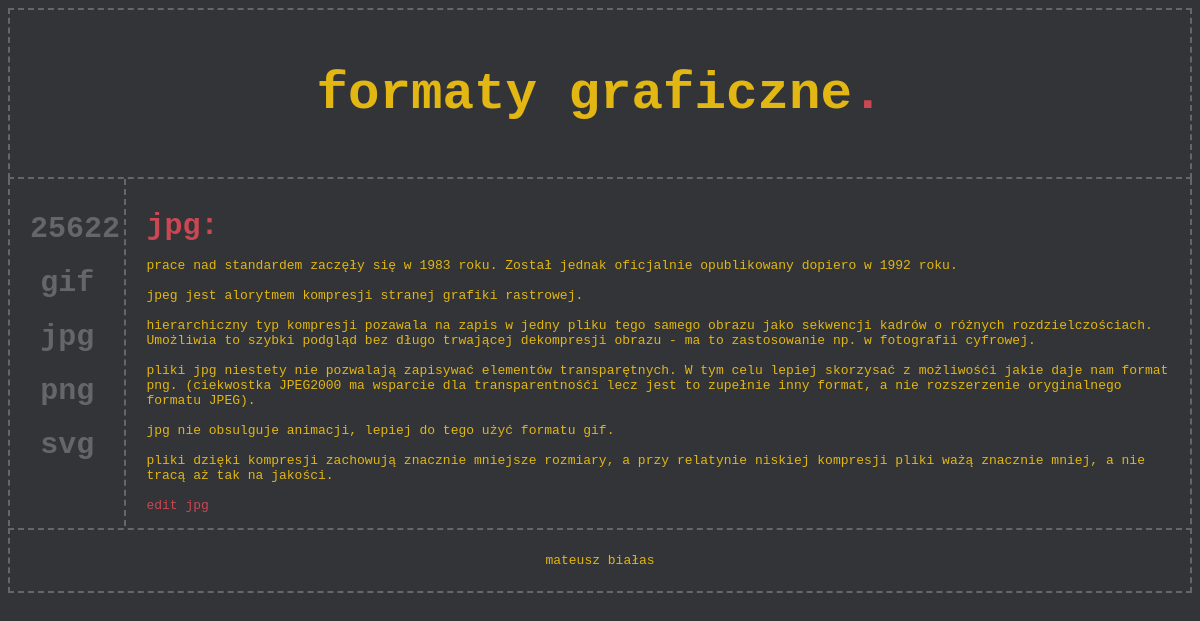
Screenshot of /format.php?id=jpg with the database file from the repository.
### tables this page shows
CREATE TABLE `formaty` (
  `nazwa` text NOT NULL,
  `tekst` text NOT NULL
);

### format.php (the view, shortened to what this page needs)
<?php
include("includes/head.php");
include("includes/dbcon.php");
$nazwa = $_GET['id'];
$sql = "SELECT tekst FROM formaty WHERE nazwa='$nazwa'";
$result = mysqli_query($conn, $sql);
if (mysqli_num_rows($result) > 0) {
    while($row = mysqli_fetch_assoc($result)) {
        echo "<div class='title'>$nazwa: </div><br>" . $row["tekst"]. "<br>";
    }
} else {
    echo "0 results";
}
echo "<br><a href='edit.php?id=".$nazwa."'>edit ".$nazwa."</a><br><br>";
?>

### includes/head.php (shortened to what this page needs)
<!DOCTYPE html>
<html lang="pl">
<head>
    <link rel="stylesheet" href="style/style.css?v=<?php echo time(); ?>">
</head>
<body>
<header>
    <h2>
        formaty graficzne<a href="add.php">.</a>
    </h2>
</header>
<div style="overflow: hidden;">
<section>
    <nav>
        <ul>
            <?php
            include("includes/dbcon.php");
            $sql = "SELECT nazwa FROM formaty";
            $result = mysqli_query($conn, $sql);
            if (mysqli_num_rows($result) > 0) {
                while($row = mysqli_fetch_assoc($result)) {
                    echo "<li><a href='format.php?id=".$row['nazwa']."'>".$row['nazwa']."</a></li>";
                }
            }
            ?>
        </ul>
    </nav>
    <article>

### style/style.css (style rules this page uses)
* { box-sizing: border-box; }
body { font-family: Monospace; background-color: #323437; }
a { text-decoration: none; color: #ca4754; }
header { background-color: #323437; padding: 10px; text-align: center; font-size: 35px; color: #e2b714; border: 2px dashed #646669; }
nav { float: left; width: 10%; background-color: #323437; padding: 20px; border-right: 2px dashed #646669; border-left: 2px dashed #646669; padding-bottom: 100%; margin-bottom: -100%; align-items: center; }
nav ul { list-style-type: none; text-align: center; padding: 0; }
ul li { padding-bottom: 20px; }
li a { color: #646669; text-decoration: none; font-weight: bold; font-size: 30px; }
article { float: left; padding: 20px; width: 90%; color: #e2b714; background-color: #323437; border-right: 2px dashed #646669; padding-bottom: 100%; margin-bottom: -100%; }
section:after { content: ""; display: table; clear: both; }
footer { background-color: #323437; padding: 10px; text-align: center; color: #e2b714; border: 2px dashed #646669; }
.title { color: #ca4754; margin-top: 10px; font-weight: bold; font-size: 30px; }
::placeholder { color: #bebebe; }

### rows the page displays
formaty: nazwa "25622"
formaty: nazwa "gif"
formaty: nazwa "jpg", tekst "prace nad standardem zaczęły się w 1983 roku. Został jednak oficjalnie opublikowany dopiero w 1992 roku. jpeg jest alorytmem kompresji stranej grafiki rastrowej. hierarchiczny typ kompresji pozawala na zapis w jedny pliku tego samego obrazu jako sekwencji kadrów o różnych rozdzielczościach. Umożliwia to szybki podgląd bez długo trwającej dekompresji obrazu - ma to zastosowanie np. w fotografii cyfrowej. pliki jpg niestety nie pozwalają zapisywać elementów transparętnych. W tym celu lepiej skorzysać z możliwośći jakie daje nam format png. (ciekwostka JPEG2000 ma wsparcie dla transparentnośći lecz jest to zupełnie inny format, a nie rozszerzenie oryginalnego formatu JPEG). jpg nie obsulguje…"
formaty: nazwa "png"
formaty: nazwa "svg"

### other values shown
$nazwa "jpg"
